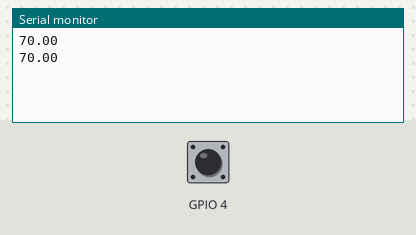
This sketch was run on a simulated ESP32. On the bench: the last lines printed to the serial monitor. Inputs (shaded band) come from the test bench; at power-on: GPIO 4 HIGH.

Above: at 2.2 s.
2.3 s: GPIO 4 pulled LOW for 0.15 s
At 2.9 s:
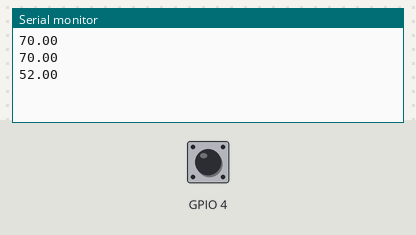
3.9 s: GPIO 4 pulled LOW for 1 s
At 4.4 s:
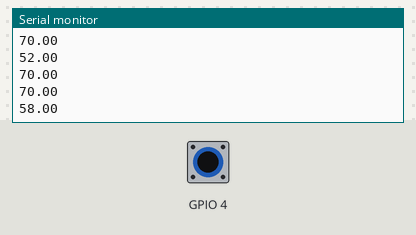
6.4 s: GPIO 4 pulled LOW for 0.15 s
At 6.9 s:
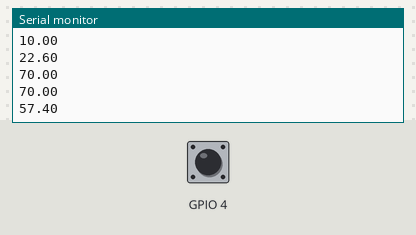
Timing chart, 0 to 9.4 s (numbered marks = the images above; inputs shaded):
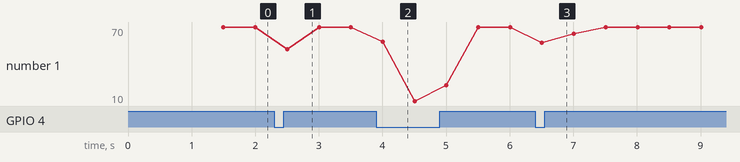

Measured:
- after the input at 2.3 s, the serial monitor: prints a new line after 0.20 s (image 1)
- after the input at 3.9 s, the serial monitor: prints a new line after 0.10 s (image 2)
- after the input at 6.4 s, the serial monitor: prints a new line after 0.11 s (image 3)

The sketch:

TouchRead.ino
```cpp
#include <dummy.h>

// ESP32 Touch Sensor

//Touch Sensors possibles --> T0(4), T2(2), T3(15), T4(13), T5(12), T6(14), T7(27), T8(33), T9(32)

void setup() {
  Serial.begin(115200);
  delay(1000); // give me time to bring up serial monitor
  //Serial.println("ESP32 Touch Test");
  //Serial.println("Mitja touch sensor (100 mostres) cada 3 segons");
}

void loop() {
    float mean = 0;
    for (int i = 0; i < 100; i++) {
      mean += touchRead(T0);
      delay(5);
    }
    mean = mean / 100;
    Serial.println(mean);
    //delay(1000);
}
```
